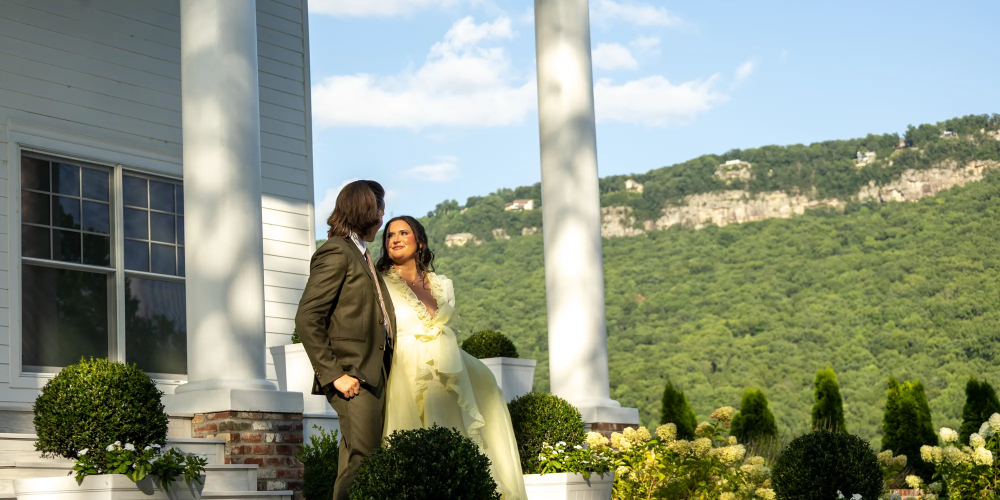
#> input picture assets/img/about.webp, 2000 x 1000 px, given in place of mh-5.webp, which was not available (shown at 1/2 size)
$ python photo_icons.py
#> lines starting #> are read from the running program, lines starting #| are printed output that depends on the picture; pictures that were not available may be replaced by others from this repository, and a replacement may not be noted
"""
Icons made from the photographs, in the estate's seven colours.

    python _tools/photo_icons.py        # writes map-lab/icons/<place>.png

A park map's buildings are portraits, so the honest source for them is the
real building. Each photograph is cropped to its subject, flattened (a median
filter takes out texture the way a brush would), and every pixel is moved to
the nearest of the palette colours. The result is a poster of the place that
could not have been painted in any colour the client did not choose.
"""
import os
from PIL import Image, ImageFilter, ImageEnhance

ROOT = os.path.dirname(os.path.dirname(os.path.abspath(__file__)))
OUT = os.path.join(ROOT, "map-lab", "icons")

PALETTE = ["#FFFFFF", "#FFF0DA", "#AABEB3", "#9A9F83", "#679AA7", "#B38A64", "#34372F"]

# photograph, crop box as fractions (left, top, right, bottom)
SOURCES = {
    "magnolia": ("mh-5", (.30, .12, .72, .98)),
    "valley":   ("close-single", (.18, .12, .82, 1.0)),
    "deck":     ("ld-1", (.00, .00, .42, 1.0)),
    "hall":     ("dh-1", (.28, .00, .70, 1.0)),
    "village":  ("ov-2", (.00, .08, 1.0, 1.0)),
    "woods":    ("stay", (.00, .04, .62, 1.0)),
}
SIZE = (360, 280)


def rgb(h):
    return tuple(int(h[i:i + 2], 16) for i in (1, 3, 5))


WHITE, CREAM, SAGE, OLIVE, BLUE, CLAY, DEEP = range(7)


def ink(r, g, b):
    """Which plate a pixel prints on. Nearest-colour sends every shaded leaf to
    the darkest ink and the picture goes muddy; a screen printer separates by
    what a colour is (foliage, sky, timber, shadow) and then by how light."""
    import colorsys
    h, s, v = colorsys.rgb_to_hsv(r / 255.0, g / 255.0, b / 255.0)
    h *= 360
    if v < .2:
        return DEEP
    if s < .16:
        if v > .86:
            return WHITE
        if v > .66:
            return CREAM
        return SAGE if v > .42 else OLIVE if v > .28 else DEEP
    if 55 <= h < 165:                     # foliage and grass
        return SAGE if v > .72 else OLIVE if v > .3 else DEEP
    if 165 <= h < 260:                    # sky, glass, painted blue
        return WHITE if v > .9 and s < .3 else BLUE if s > .22 else SAGE
    if h < 55 or h >= 320:                # timber, brick, skin, clay
        if v > .82 and s < .35:
            return CREAM
        return CLAY if v > .3 else DEEP
    return BLUE if v > .35 else DEEP


def posterise(im):
    flat = []
    for hx in PALETTE:
        flat += rgb(hx)
    lut = {}
    px = im.load()
    out = Image.new("P", im.size)
    op = out.load()
    for y in range(im.height):
        for x in range(im.width):
            c = px[x, y]
            k = (c[0] >> 3, c[1] >> 3, c[2] >> 3)
            if k not in lut:
                lut[k] = ink(k[0] * 8 + 4, k[1] * 8 + 4, k[2] * 8 + 4)
            op[x, y] = lut[k]
    out.putpalette(flat + [0] * (768 - len(flat)))
    return out


def make(key, name, box):
#> called with key = 'magnolia', name = 'mh-5', box = (0.3, 0.12, 0.72, 0.98)
    src = os.path.join(ROOT, "assets", "img", name + ".webp")
    im = Image.open(src).convert("RGB")
#> im is the input picture: PIL image 2000x1000 RGB; mean R, G, B 139.4, 147.7, 127.9
    w, h = im.size
#> w = 2000; h = 1000
    im = im.crop((int(box[0] * w), int(box[1] * h), int(box[2] * w), int(box[3] * h)))
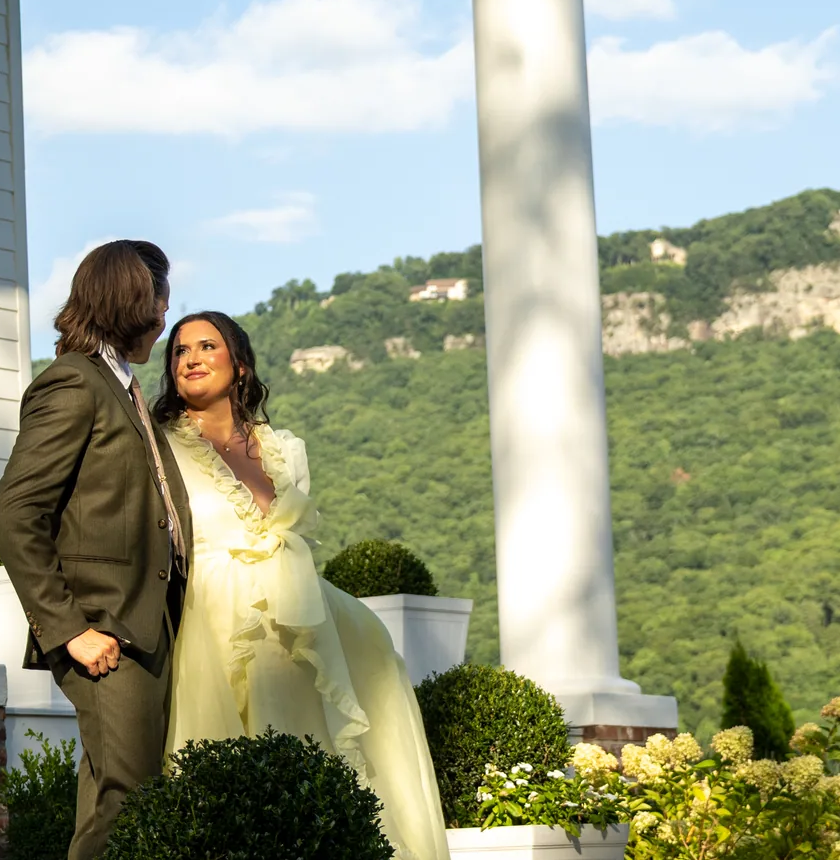
#> im: PIL image 840x860 RGB; mean R, G, B 156.3, 161.2, 135.7
    # cover-fit to the icon's shape
    tw, th = SIZE
    s = max(tw / float(im.width), th / float(im.height))
#> s = 0.429
    im = im.resize((int(im.width * s + .5), int(im.height * s + .5)), Image.LANCZOS)
#> im: PIL image 360x369 RGB
    l, t = (im.width - tw) // 2, (im.height - th) // 2
#> l = 0; t = 44
    im = im.crop((l, t, l + tw, t + th))
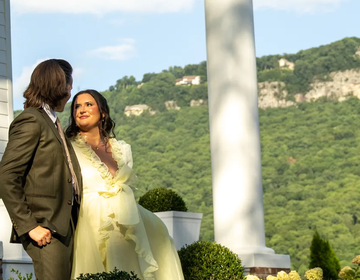
#> im: PIL image 360x280 RGB; mean R, G, B 155.8, 160.4, 133.6
    im = ImageEnhance.Contrast(im).enhance(1.15)
    im = ImageEnhance.Brightness(im).enhance(1.12)
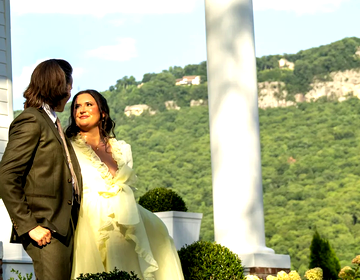
#> im: PIL image 360x280 RGB; mean R, G, B 168.8, 173.1, 137.1
    im = im.filter(ImageFilter.MedianFilter(5))
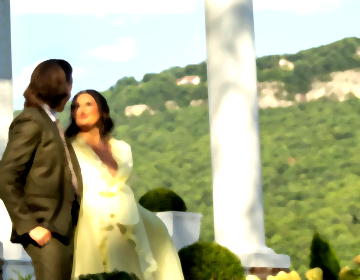
#> im: PIL image 360x280 RGB; mean R, G, B 169.3, 173.6, 137.1
    out = posterise(im).filter(ImageFilter.ModeFilter(5))
#> in posterise, `out = Image.new("P", im.size)`: out: PIL image 360x280 P; every value is 0
#> in posterise, `out.putpalette(flat + [0] * (768 - len(flat)))`:
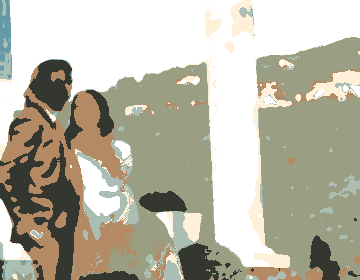
#> out: PIL image 360x280 P; mean R, G, B 185.5, 183.1, 166.9
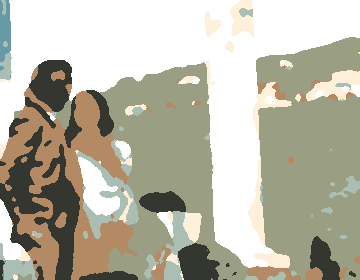
#> out: PIL image 360x280 P; mean R, G, B 185.4, 183.1, 166.9
    os.makedirs(OUT, exist_ok=True)
    path = os.path.join(OUT, key + ".png")
    out.save(path, optimize=True)
    return path


def main():
    for key, (name, box) in SOURCES.items():
        p = make(key, name, box)
        print("  %-9s <- %-13s %4.0f KB" % (key, name, os.path.getsize(p) / 1024.0))
#> pass 2 of the loop in main, `for key, (name, box) in SOURCES.items():`:
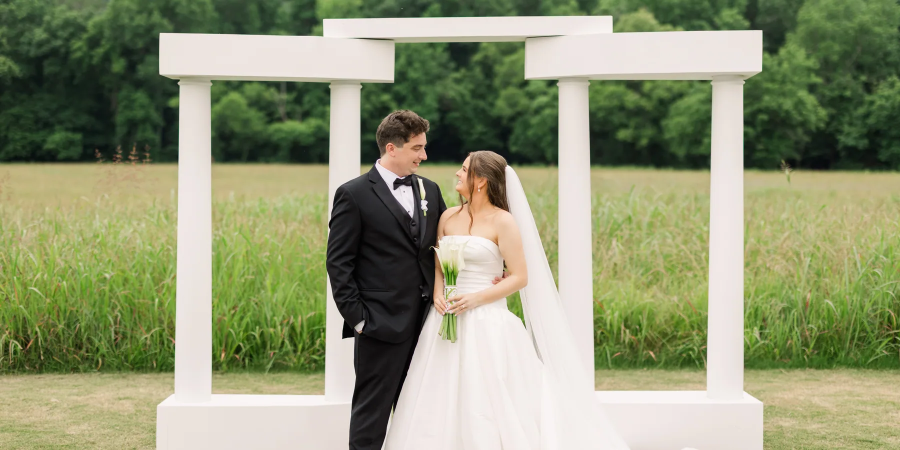
#> input picture assets/img/band-ground.webp, 1800 x 900 px, given in place of close-single.webp, which was not available (shown at 1/2 size)
#> in make, im is the input picture: PIL image 1800x900 RGB; mean R, G, B 144, 149.4, 116.1
#> in make (call 2), `im = im.filter(ImageFilter.MedianFilter(5))`:
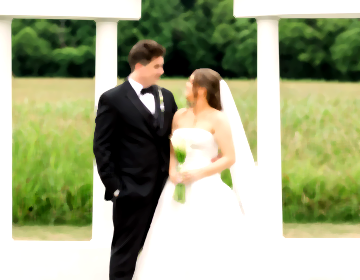
#> im: PIL image 360x280 RGB; mean R, G, B 162.4, 168.9, 134.8
#> in make (call 2), `out = posterise(im).filter(ImageFilter.ModeFilter(5))`:
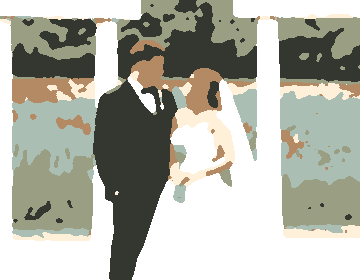
#> out: PIL image 360x280 P; mean R, G, B 177.4, 178.5, 167.5


if __name__ == "__main__":
#> (the run stopped early here; a loop or call above may not have finished)
